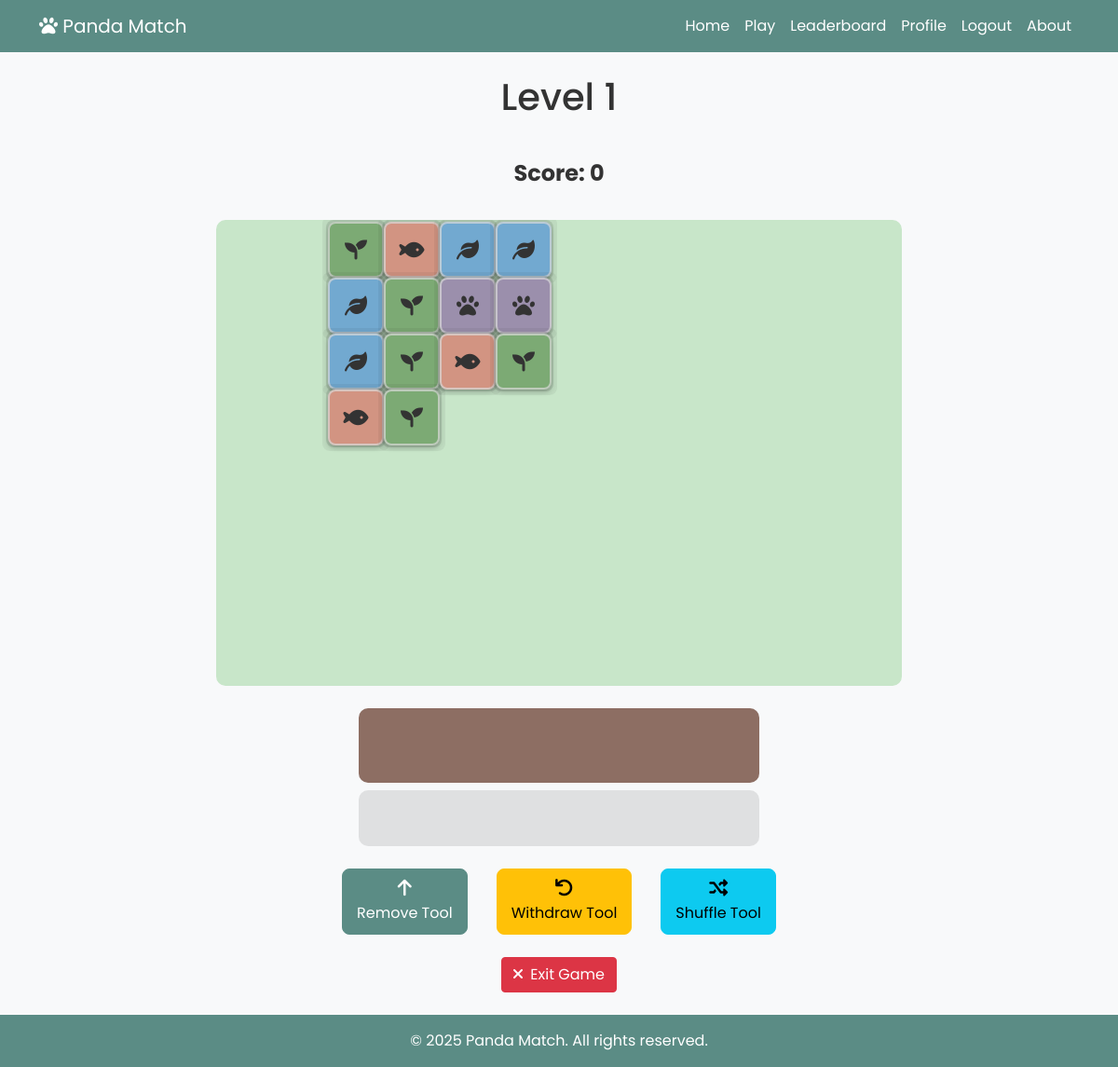
Page /game/play/2/ (signed in) on the earlier database version.
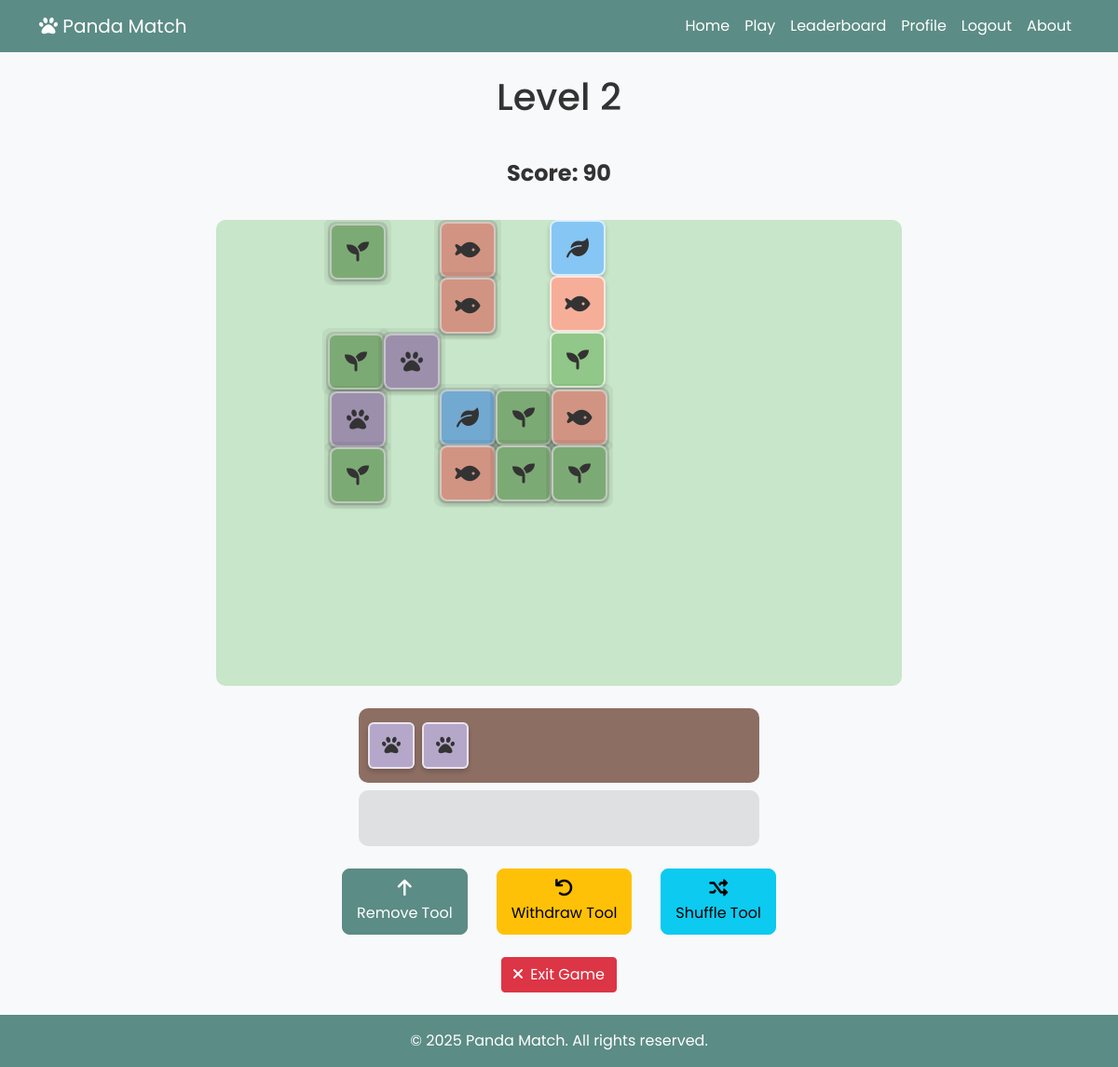
Same page on the later database version.
### game/models.py (models this page shows, shortened)
class GameSession(models.Model):
    STATUS_CHOICES = [
        ('active', 'Active'),
        ('completed', 'Completed'),
        ('abandoned', 'Abandoned'),
    ]
    session_id = models.AutoField(primary_key=True)
    player = models.ForeignKey(Player, on_delete=models.CASCADE)
    level = models.ForeignKey(Level, on_delete=models.CASCADE)
    start_time = models.DateTimeField(auto_now_add=True)
    end_time = models.DateTimeField(null=True, blank=True)
    status = models.CharField(max_length=10, choices=STATUS_CHOICES, default='active')
    score = models.IntegerField(default=0)
    buffer = models.JSONField(default=list)  # 使用JSONField存储缓冲区数据
    removed_tiles = models.JSONField(default=list)  # 使用JSONField存储移出的方块数据

class Level(models.Model):
    level_id = models.AutoField(primary_key=True)
    difficulty = models.IntegerField(default=1)
    tile_layout = models.JSONField(default=list)  # Stores the initial board layout as JSON

### game/views.py (the view)
# urls.py: path('play/<int:session_id>/', views.play_game, name='play_game'),
@login_required
def play_game(request, session_id):
    player = request.user.player
    session = get_object_or_404(GameSession, session_id=session_id, player=player)
    if session.status != 'active':
        return redirect('game_result', session_id=session.session_id)
    game_board = GameBoard(session)
    accessible_tiles = {}
    for key, tile in game_board.board.items():
        x, y, layer = map(int, key.split(','))
        if game_board.is_tile_accessible(x, y, layer):
            tile_data = tile.copy()
            lower_tiles_count = game_board.get_lower_tiles_count(x, y, layer)
            tile_data['lower_tiles_count'] = lower_tiles_count
            accessible_tiles[key] = tile_data
    context = {
        'player': player,
        'session': session,
        'board': game_board.board,  # 传递完整的游戏板数据，用于计算堆叠高度
        'accessible_tiles': accessible_tiles,  # 只有可访问的方块会被渲染
        'buffer': game_board.buffer,
        'removed_tiles': game_board.removed_tiles,
        'level': session.level,
        'difficulty': session.level.difficulty  # 传递难度级别
    }
    return render(request, 'game/play.html', context)

### game/game_logic.py (called while the page is built)
    def load_board(self):
        buffer_tile_ids = [tile['id'] for tile in self.buffer] if self.buffer else []
        removed_tile_ids = [tile['id'] for tile in self.removed_tiles] if self.removed_tiles else []
        excluded_tile_ids = buffer_tile_ids + removed_tile_ids
        tiles = Tile.objects.filter(game_session=self.game_session).exclude(tile_id__in=excluded_tile_ids)
        board = {}
        for tile in tiles:
            key = f"{tile.position_x},{tile.position_y},{tile.layer}"
            board[key] = {
                'id': tile.tile_id,
                'type': tile.tile_type,
                'x': tile.position_x,
                'y': tile.position_y,
                'z': tile.position_z,
                'layer': tile.layer
            }
        return board

    def get_lower_tiles_count(self, x, y, layer):
        count = 0
        for l in range(layer):
            key = f"{x},{y},{l}"
            if key in self.board:
                count += 1
            else:
                print(f"警告：位置({x},{y})在层级{l}没有方块，但层级{layer}有方块")
        return count

### templates/game/play.html (shortened to what this page needs)
{% extends 'base.html' %}
{% block content %}
<div class="row mb-3">
    <div class="col-12 text-center">
        <h1>Level {{ session.level.level_id }}</h1>
    </div>
</div>
<div class="row mb-3">
    <div class="col-12">
        <div class="score-display">
            Score: <span id="score-value">{{ session.score }}</span>
        </div>
    </div>
</div>
<div class="row mb-4">
    <div class="col-md-8 mx-auto">
        <div class="game-board-container">
            <div class="game-board" id="game-board">
            </div>
        </div>
        <div class="fence-container mt-4">
            <div class="fence-background">
                <div class="buffer-zone" id="buffer-zone">
                </div>
            </div>
        </div>
        <div class="removed-tiles-container mt-2" id="removed-tiles-container">
        </div>
        <div class="control-buttons mt-4">
            <button id="btn-remove" class="btn btn-primary tool-button">
                <i class="fas fa-arrow-up"></i>
                <span>Remove Tool</span>
            </button>
            <button id="btn-withdraw" class="btn btn-warning tool-button mx-3">
                <i class="fas fa-undo"></i>
                <span>Withdraw Tool</span>
            </button>
            <button id="btn-shuffle" class="btn btn-info tool-button">
                <i class="fas fa-random"></i>
                <span>Shuffle Tool</span>
            </button>
        </div>
    </div>
</div>
<div class="row">
    <div class="col-12 text-center">
        <a href="{% url 'abandon_game' session.session_id %}" class="btn btn-danger">
            <i class="fas fa-times me-1"></i> Exit Game
        </a>
    </div>
</div>
{% endblock %}

Differences in the rows shown:
changed GameSession: level.level_id "1" → "2"; score "0" → "90"
